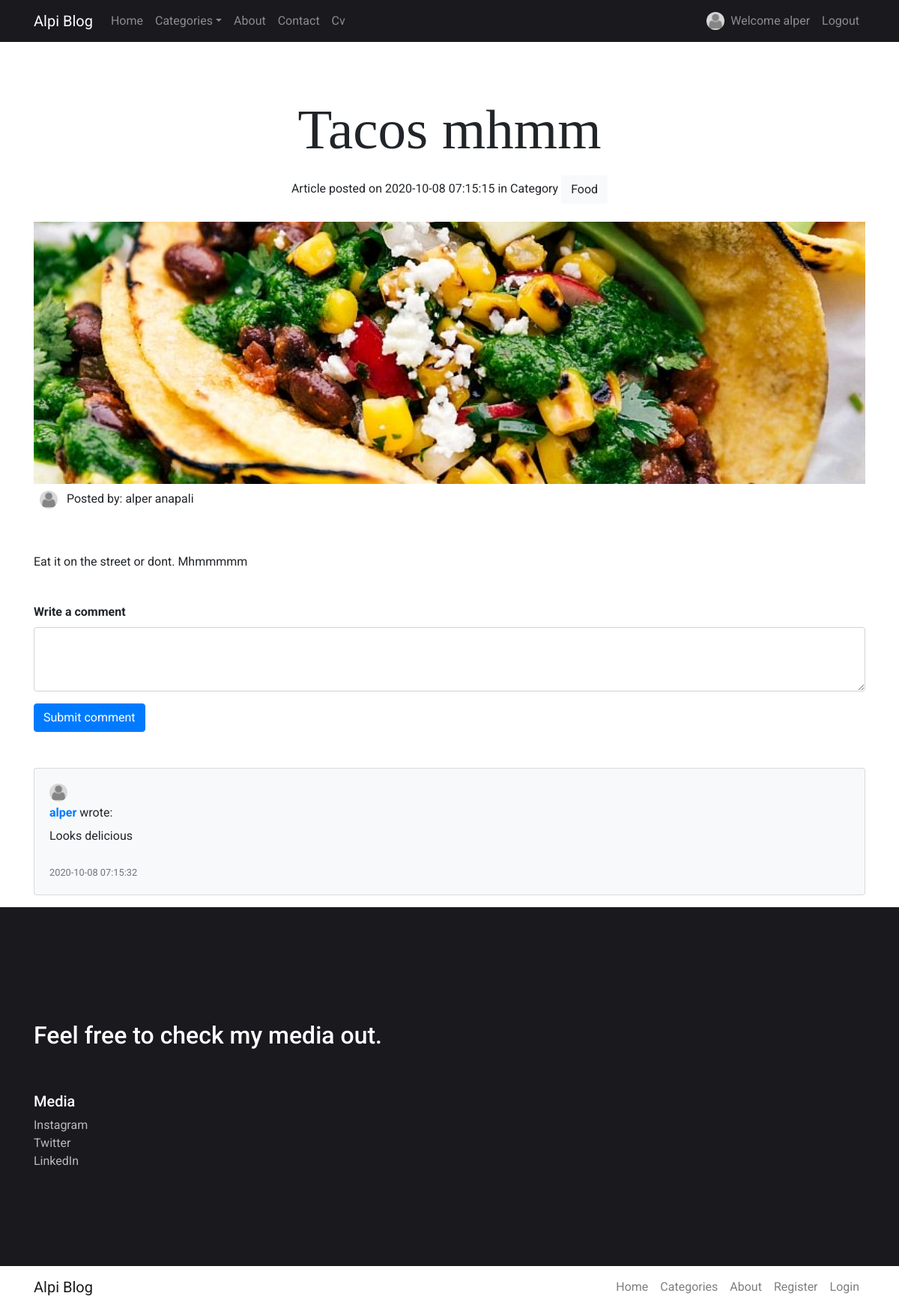
Page /src/category/show/tacos-mhmm (signed in) on the committed database.
### tables this page shows
CREATE TABLE `posts` (
  `id` int(11) NOT NULL,
  `header` varchar(180) NOT NULL,
  `content` text NOT NULL,
  `timestamp` timestamp NOT NULL DEFAULT current_timestamp(),
  `user_id` int(11) NOT NULL,
  `file_id` int(11) NOT NULL,
  `category_id` int(11) NOT NULL,
  `slug` varchar(255) DEFAULT NULL
);

CREATE TABLE `category` (
  `id` int(11) NOT NULL,
  `category_name` varchar(125) NOT NULL,
  `icon_name` varchar(100) DEFAULT NULL
);

CREATE TABLE `file` (
  `id` int(11) NOT NULL,
  `name` varchar(70) NOT NULL,
  `image` varchar(255) NOT NULL,
  `thumb` varchar(255) NOT NULL,
  `size` int(11) NOT NULL
);

CREATE TABLE `user` (
  `id` int(11) NOT NULL,
  `firstname` varchar(32) NOT NULL,
  `lastname` varchar(32) NOT NULL,
  `email` varchar(32) NOT NULL,
  `password` varchar(255) NOT NULL,
  `login_attempts` int(11) DEFAULT NULL,
  `permission_id` tinyint(1) NOT NULL DEFAULT 2,
  `file_id` int(11) DEFAULT NULL
);

CREATE TABLE `comments` (
  `id` int(11) NOT NULL,
  `comment_content` varchar(255) NOT NULL,
  `user_id` int(11) NOT NULL,
  `timestamp` timestamp NOT NULL DEFAULT current_timestamp(),
  `post_id` text NOT NULL
);

### src/controller/Category.php (called while the page is built, shortened)
<?php
class Category extends Controller {
    public function show($slug) {
        $data = $this->model->getPostBySlug($slug);
        $comments = $this->model->getAllCommentsById($slug);
        $this->view->data = $data;
        $this->view->comments = $comments;
        $this->view->render('category/show');
    }
    public function index() {
        $this->view->render('category/digitalminimalism');
    }
}

### src/index.php (called while the page is built, shortened)
<?php
include 'lib/Message.php';
include 'lib/Database.php';
include 'lib/Session.php';
include 'lib/Model.php';
include 'lib/Controller.php';
$app = new Application();

### src/lib/Model.php (called while the page is built, shortened)
<?php
class Model {
    function __construct() {
        $this->db = new Database();
    }
}

### src/lib/Database.php (called while the page is built, shortened)
<?php
class Database extends PDO {
    public function __construct() {
        try {
            $dsn = DB_TYPE . ':host=' . DB_HOST . ';port=' . DB_PORT . ';dbname=' . DB_NAME;
            $username = DB_USER;
            $passwd = DB_PASS;
        }
        catch(PDOException $e) {
            echo "Connection failed: " . $e->getMessage();
        }
    }
}

### src/model/Category_Model.php (called while the page is built, shortened)
<?php
    class Category_Model extends Model {
        public function getPostBySlug($slug) {
            $sql = 'SELECT user.firstname, user.lastname, file.image, file.thumb, category.category_name, posts.*
            FROM user
            JOIN posts
            ON user.id = posts.user_id
            JOIN file
            ON file.id = posts.file_id
            JOIN category
            ON category.id = posts.category_id WHERE posts.slug = :slug';
            $obj = $this->db->prepare($sql);
            $obj->execute(array(
                ":slug" => $slug
            ));
            if($obj->rowCount() > 0) {
                $data = $obj->fetchAll(PDO::FETCH_OBJ);
                return $data;
            }
            return false;
        }
        public function getAllCommentsById($slug) {
            $sql = 'SELECT
            user.firstname,
            user.lastname,
                comments.*
            FROM comments
            LEFT JOIN user ON user.id = comments.user_id
            WHERE post_id = :post_id';
            $obj = $this->db->prepare($sql);
            $obj->execute(array(
                ":post_id" => $slug
            ));
            if ($obj->rowCount() > 0) {
                $data = $obj->fetchAll(PDO::FETCH_OBJ);
                return $data;
            }
            return false;
        }
    }

### src/lib/Controller.php (called while the page is built, shortened)
<?php
class Controller {
    public function loadModel() {
        $model_name = get_class($this) . '_Model';
        $model_file = 'model/' . $model_name . '.php';
        if (file_exists($model_file)) {
            $this->model = new $model_name;
        }
    }
}

### src/lib/Session.php (called while the page is built, shortened)
<?php
class Session {
    static public function get($key) {
        if (isset($_SESSION[$key]))
            return $_SESSION[$key];
    }
}

### src/view/category/show.php (the view)
<?php
    $data = $this->data;
    $user = Session::get('user');
?>
<div class="container">
    <?php foreach($data as $item) : ?>
        <h1 class="text-center mt-5"><?= $item->header; ?></h1>
        <div class="p-2 mb-3 text-center">
            Article posted on <?= $item->timestamp ?> in Category <a class="btn btn-light" href="<?= URL ?>category/showCategory/<?= $item->category_id ?>"><?= $item->category_name; ?></a>
        </div>
        <div class="landscape-img">
            <img src="<?= URL ?><?= $item->image ?>" alt="">
        </div>
        <div class="p-2 mb-3">
            <img src="<?= DEFAULT_IMG ?>" width="24" height="24" class="mr-2" alt="" style="border-radius: 50%">
            Posted by: <?= $item->firstname . ' ' . $item->lastname ?>
        </div>
        <p class="mt-5"><?= $item->content; ?></p>
        <?php if($user) : ?>
            <br>
            <form class="mb-5" action="<?= URL ?>category/insertComment/<?= $getId = $item->slug ?>#commentSubmitted" method="POST">
                <div class="form-group">
                    <label for="comment"><b>Write a comment</b></label>
                    <textarea class="form-control" name="user_comment" id="comment" rows="3"></textarea>
                </div>
                <button type="submit" class="btn btn-primary">Submit comment</button>
            </form>
        <?php endif; ?>
    <?php endforeach; ?>
    <?php if(empty($this->comments)): ?>
        <div class="card card-body bg-light mb-3">
            <p class="mb-0">No comment has been submitted yet.</p>
        </div>
    <?php else: ?>
        <?php foreach($this->comments as $comment) : ?>
            <div class="card card-body bg-light mb-3" id="commentSubmitted">
                <img src="<?= DEFAULT_IMG ?>" width="24" height="24" class="mr-2" alt="" style="border-radius: 50%">
                <p class="mb-0"><strong class="text-primary"><?= $comment->firstname ?></strong> wrote:</p>
                <p class="mb-4"><?= $comment->comment_content ?></p>
                <small class="text-muted"><?= $comment->timestamp ?></small>
            </div>
        <?php endforeach; ?>
    <?php endif;?>
</div>

### src/public/css/main.css (style rules this page uses)
body { padding-top: 5rem; font-family: 'roboto', sans-serif; }
h1 { font-family: 'Playfair', serif; font-size: 75px; }
.landscape-img img { width: 100%; height: 100%; -o-object-fit: cover; object-fit: cover; }
.landscape-img { height: 350px; width: 100%; }
a { color: black; }
p { line-height: 1.9; }

### rows in the picture
posts: header "Tacos mhmm", timestamp "2020-10-08 07:15:15", category.category_name "Food", file.image (picture), user.firstname "alper", user.lastname "anapali", content "Eat it on the street or dont. Mhmmmmm"
comments: user.firstname "alper", comment_content "Looks delicious", timestamp "2020-10-08 07:15:32"

### other values in the picture
SITENAME "Alpi Blog"
Session::get('user')['firstname'] "alper"
